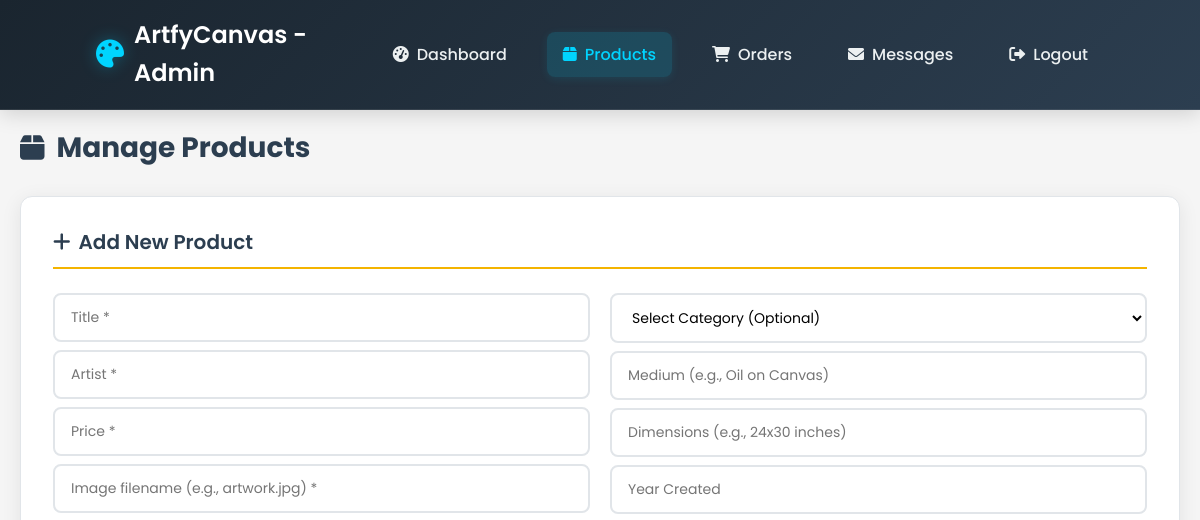
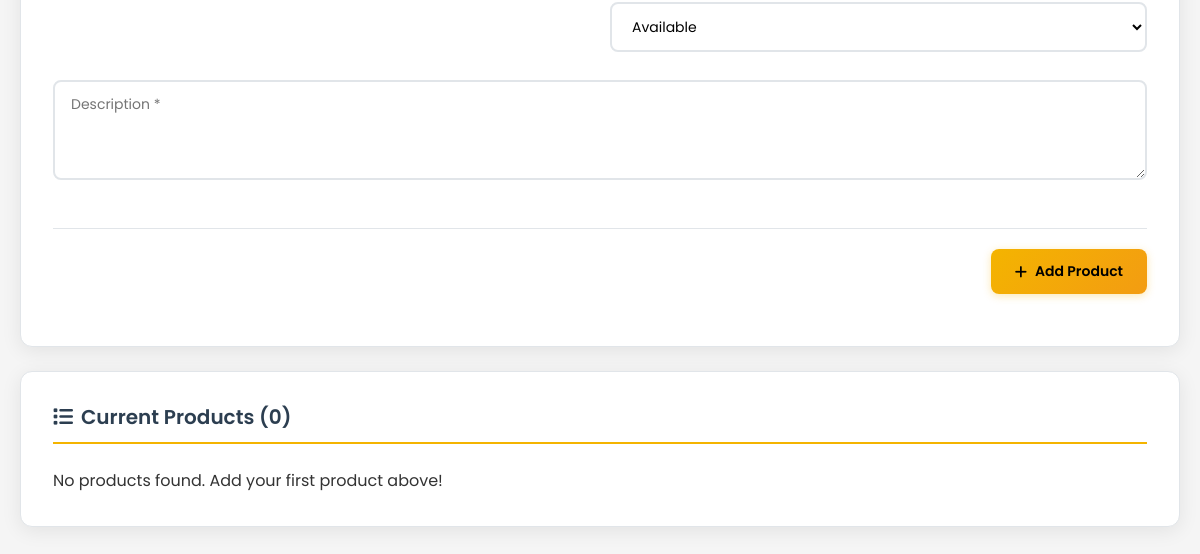
Page /admin/products.php (signed in) on the earlier database version (2 pictures, top to bottom).
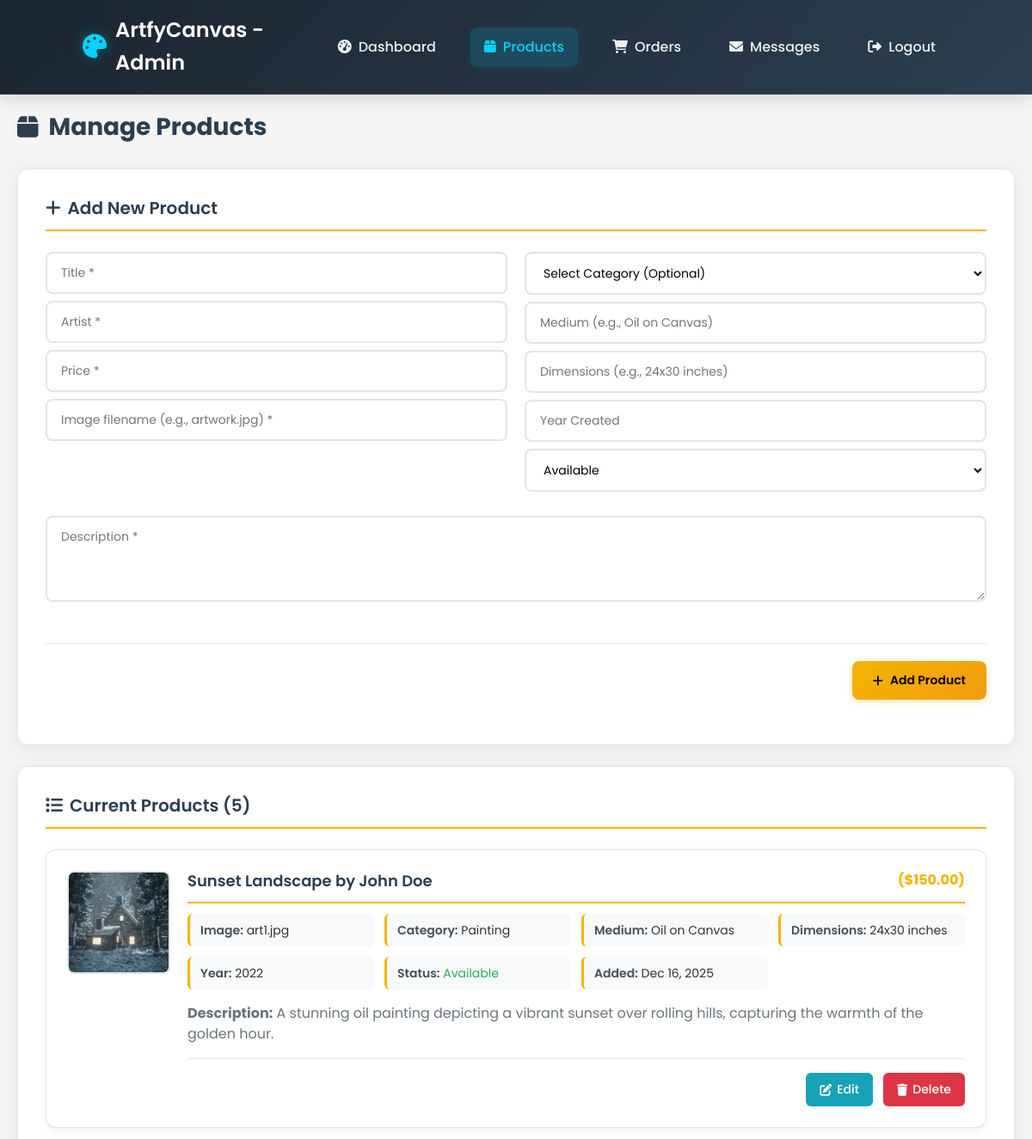
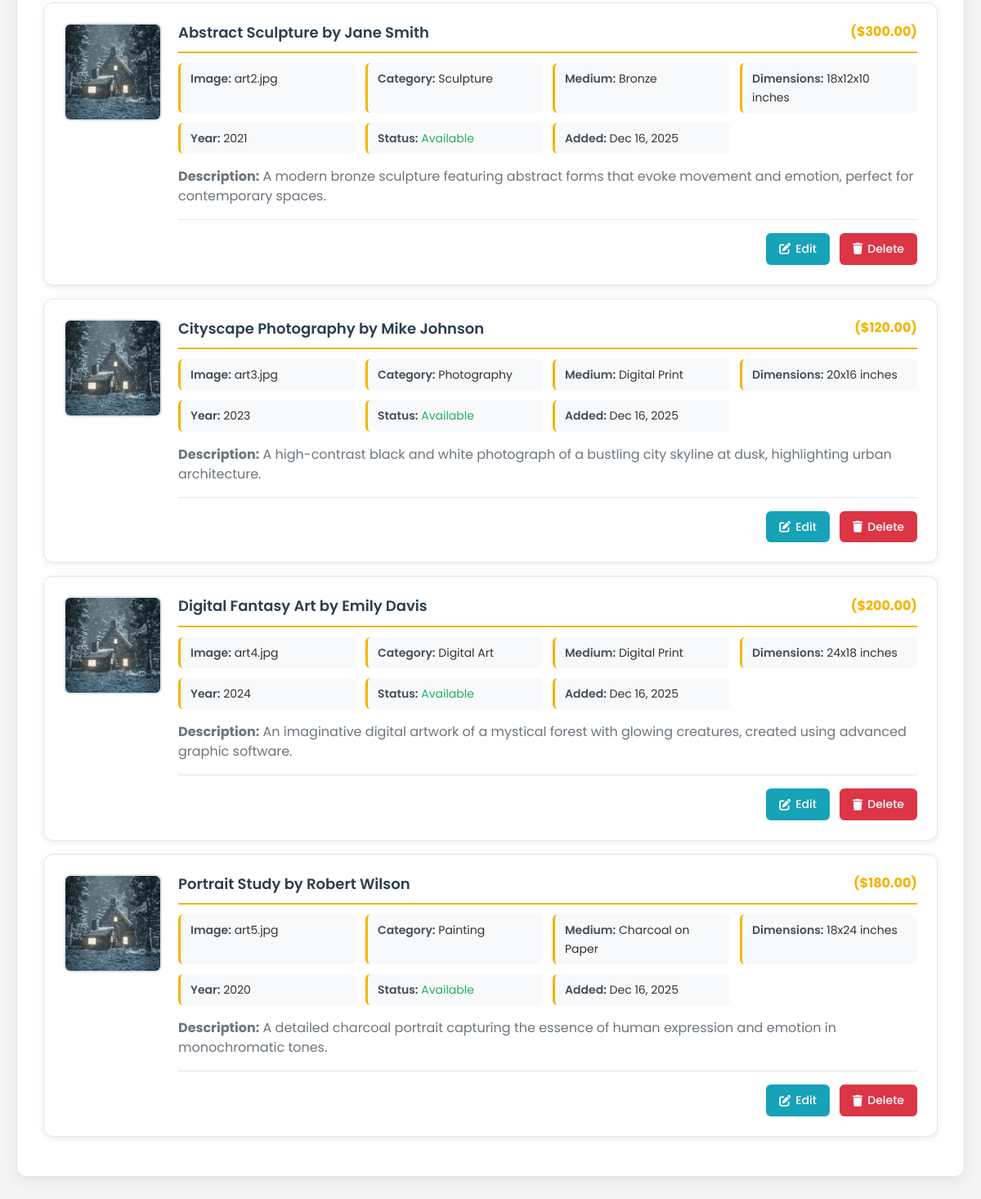
Same page on the later database version (2 pictures, top to bottom).
### tables this page shows
CREATE TABLE IF NOT EXISTS artworks (
    id INT AUTO_INCREMENT PRIMARY KEY,
    title VARCHAR(255) NOT NULL,
    artist VARCHAR(255) NOT NULL,
    price DECIMAL(10,2) NOT NULL,
    image VARCHAR(255),
    description TEXT,
    category_id INT DEFAULT NULL,
    medium VARCHAR(100) DEFAULT NULL,
    dimensions VARCHAR(100) DEFAULT NULL,
    year_created YEAR DEFAULT NULL,
    availability ENUM('available', 'sold', 'reserved') DEFAULT 'available',
    created_at TIMESTAMP DEFAULT CURRENT_TIMESTAMP,
    FOREIGN KEY (category_id) REFERENCES categories(id)
);

CREATE TABLE IF NOT EXISTS categories (
    id INT AUTO_INCREMENT PRIMARY KEY,
    name VARCHAR(255) NOT NULL,
    created_at TIMESTAMP DEFAULT CURRENT_TIMESTAMP
);

### admin/products.php (the view, shortened to what this page needs)
<?php
include 'admin_guard.php';
$editing_product = null;
$stmt = $conn->prepare("SELECT a.*, c.name as category_name FROM artworks a LEFT JOIN categories c ON a.category_id = c.id ORDER BY a.created_at DESC");
$stmt->execute();
$products_result = $stmt->get_result();
?>
<!DOCTYPE html>
<html lang="en">
<head>
    <link rel="stylesheet" href="../assets/css/style_organized.css">
    <link rel="stylesheet" href="https://cdnjs.cloudflare.com/ajax/libs/font-awesome/6.0.0/css/all.min.css">
</head>
<body>
<header class="navbar">
    <div class="logo">
        <i class="fas fa-palette"></i>
        ArtfyCanvas - Admin
    </div>
    <nav>
        <a href="dashboard.php"><i class="fas fa-tachometer-alt"></i> Dashboard</a>
        <a href="products.php" class="active"><i class="fas fa-box"></i> Products</a>
        <a href="orders.php"><i class="fas fa-shopping-cart"></i> Orders</a>
        <a href="messages.php"><i class="fas fa-envelope"></i> Messages</a>
        <a href="../logout.php"><i class="fas fa-sign-out-alt"></i> Logout</a>
    </nav>
</header>
<section class="admin-section">
    <h2><i class="fas fa-box"></i> Manage Products</h2>
    <div class="admin-content">
        <h3><i class="fas fa-<?= $editing_product ? 'edit' : 'plus' ?>"></i> <?= $editing_product ? 'Edit Product' : 'Add New Product' ?></h3>
        <form method="POST" class="admin-form">
            <div class="form-group">
                <input name="title" placeholder="Title *" value="<?= $editing_product ? htmlspecialchars($editing_product['title']) : '' ?>" required>
                <input name="artist" placeholder="Artist *" value="<?= $editing_product ? htmlspecialchars($editing_product['artist']) : '' ?>" required>
                <input name="price" placeholder="Price *" type="number" step="0.01" min="0.01" value="<?= $editing_product ? $editing_product['price'] : '' ?>" required>
                <input name="image" placeholder="Image filename (e.g., artwork.jpg) *" value="<?= $editing_product ? htmlspecialchars($editing_product['image']) : '' ?>" required>
            </div>
            <div class="form-group">
                <select name="category_id">
                    <option value="">Select Category (Optional)</option>
                </select>
                <input name="medium" placeholder="Medium (e.g., Oil on Canvas)" value="<?= $editing_product ? htmlspecialchars($editing_product['medium']) : '' ?>">
                <input name="dimensions" placeholder="Dimensions (e.g., 24x30 inches)" value="<?= $editing_product ? htmlspecialchars($editing_product['dimensions']) : '' ?>">
                <input name="year_created" placeholder="Year Created" type="number" min="1000" max="<?= date('Y') ?>" value="<?= $editing_product ? $editing_product['year_created'] : '' ?>">
                <select name="availability">
                    <option value="available" <?= $editing_product && $editing_product['availability'] == 'available' ? 'selected' : '' ?>>Available</option>
                </select>
            </div>
            <div class="form-group full-width">
                <textarea name="description" placeholder="Description *" required><?= $editing_product ? htmlspecialchars($editing_product['description']) : '' ?></textarea>
            </div>
            <div class="form-actions">
                <?php if($editing_product): ?>
                    <input type="hidden" name="edit_id" value="<?= $editing_product['id'] ?>">
                    <button name="edit" type="submit"><i class="fas fa-save"></i> Update Product</button>
                    <a href="products.php" class="btn-cancel"><i class="fas fa-times"></i> Cancel</a>
                <?php else: ?>
                    <button name="add" type="submit"><i class="fas fa-plus"></i> Add Product</button>
                <?php endif; ?>
            </div>
        </form>
    </div>
    <div class="admin-content">
        <h3><i class="fas fa-list"></i> Current Products (<?= $products_result->num_rows ?>)</h3>
        <?php if($products_result->num_rows > 0): ?>
            <?php while($product = $products_result->fetch_assoc()): ?>
            <div class="admin-item">
                <div class="product-preview">
                    <?php
                    $imagePath = "../assets/images/" . $product['image'];
                    ?>
                    <img src="<?= $imagePath ?>" alt="<?= htmlspecialchars($product['title']) ?>" class="product-thumbnail" onerror="this.src='../assets/images/default.jpg'">
                </div>
                <div class="product-info">
                    <h3>
                        <?= htmlspecialchars($product['title']) ?> by <?= htmlspecialchars($product['artist']) ?>
                        <span class="product-price">($<?= number_format($product['price'], 2) ?>)</span>
                    </h3>
                    <div class="product-details">
                        <?php if($product['image']): ?>
                            <div><strong>Image:</strong> <?= htmlspecialchars($product['image']) ?></div>
                        <?php endif; ?>
                        <?php if($product['category_name']): ?>
                            <div><strong>Category:</strong> <?= htmlspecialchars($product['category_name']) ?></div>
                        <?php endif; ?>
                        <?php if($product['medium']): ?>
                            <div><strong>Medium:</strong> <?= htmlspecialchars($product['medium']) ?></div>
                        <?php endif; ?>
                        <?php if($product['dimensions']): ?>
                            <div><strong>Dimensions:</strong> <?= htmlspecialchars($product['dimensions']) ?></div>
                        <?php endif; ?>
                        <?php if($product['year_created']): ?>
                            <div><strong>Year:</strong> <?= $product['year_created'] ?></div>
                        <?php endif; ?>
                        <div><strong>Status:</strong>
                            <span class="status-<?= $product['availability'] ?>">
                                <?= ucfirst($product['availability']) ?>
                            </span>
                        </div>
                        <div><strong>Added:</strong> <?= date('M j, Y', strtotime($product['created_at'])) ?></div>
                    </div>
                    <?php if($product['description']): ?>
                        <p><strong>Description:</strong> <?= htmlspecialchars(substr($product['description'], 0, 150)) ?><?= strlen($product['description']) > 150 ? '...' : '' ?></p>
                    <?php endif; ?>
                    <div class="admin-actions">
                        <a href="?edit=<?= $product['id'] ?>" class="edit-link">
                            <i class="fas fa-edit"></i> Edit
                        </a>
                        <a href="?del=<?= $product['id'] ?>" onclick="return confirm('Are you sure you want to delete this product?')">
                            <i class="fas fa-trash"></i> Delete
                        </a>
                    </div>
                </div>
            </div>
            <?php endwhile; ?>
        <?php else: ?>
            <p>No products found. Add your first product above!</p>
        <?php endif; ?>
    </div>
</section>
</body>
</html>

Differences in the rows shown:
added artworks: image (picture), title "Sunset Landscape", artist "John Doe", price "150.00", image "art1.jpg", category.name "Painting", medium "Oil on Canvas", dimensions "24x30 inches", year_created "2022", availability "Available", created_at "Dec 16, 2025", description "A stunning oil painting depicting a vibrant sunset over rolling hills, capturing the warmth of the golden hour."
added artworks: image (picture), title "Abstract Sculpture", artist "Jane Smith", price "300.00", image "art2.jpg", category.name "Sculpture", medium "Bronze", dimensions "18x12x10 inches", year_created "2021", availability "Available", created_at "Dec 16, 2025", description "A modern bronze sculpture featuring abstract forms that evoke movement and emotion, perfect for contemporary spaces."
added artworks: image (picture), title "Cityscape Photography", artist "Mike Johnson", price "120.00", image "art3.jpg", category.name "Photography", medium "Digital Print", dimensions "20x16 inches", year_created "2023", availability "Available", created_at "Dec 16, 2025", description "A high-contrast black and white photograph of a bustling city skyline at dusk, highlighting urban architecture."
added artworks: image (picture), title "Digital Fantasy Art", artist "Emily Davis", price "200.00", image "art4.jpg", category.name "Digital Art", medium "Digital Print", dimensions "24x18 inches", year_created "2024", availability "Available", created_at "Dec 16, 2025", description "An imaginative digital artwork of a mystical forest with glowing creatures, created using advanced graphic software."
added artworks: image (picture), title "Portrait Study", artist "Robert Wilson", price "180.00", image "art5.jpg", category.name "Painting", medium "Charcoal on Paper", dimensions "18x24 inches", year_created "2020", availability "Available", created_at "Dec 16, 2025", description "A detailed charcoal portrait capturing the essence of human expression and emotion in monochromatic tones."
Other differences:
$products_result->num_rows: "0" → "5"
text no longer shown: "No products found. Add your first product above!"
